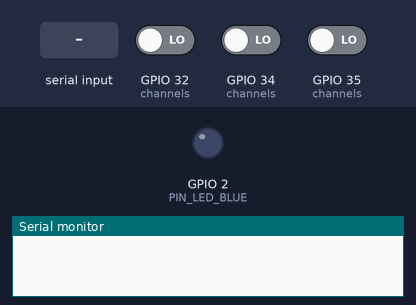
A program run on a simulated ESP32. Shown: output pins drawn as LEDs (lit = HIGH), the last lines printed to the serial monitor. Dashed ring = blinking. Inputs (shaded band) come from the test bench; at power-on: GPIO 32 (channels) LOW, GPIO 34 (channels) LOW, GPIO 35 (channels) LOW.

Above: at 0.0 s.
At 0.75 s:
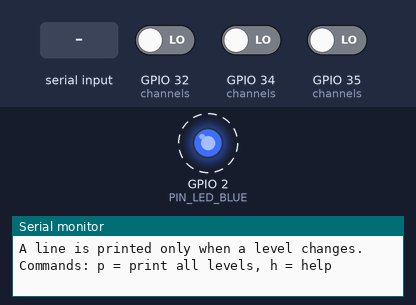
1.6 s: GPIO 32 (channels) driven HIGH
4.6 s: "p" received over Serial
7.6 s: GPIO 32 (channels) driven LOW
Timing chart, 0 to 16.6 s (numbered marks = the images above; inputs shaded):
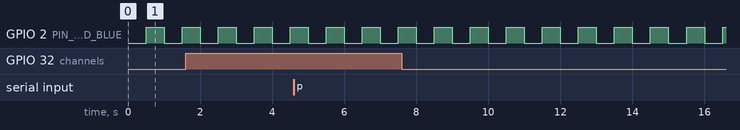

The program:

main.cpp
```cpp
// =============================================================================
// T03 - 74LVC245 level shifter test, Part B
// -----------------------------------------------------------------------------
// Goal: prove that a 5 V signal on the chip's A side arrives at the ESP32 as a
// clean 3.3 V logic level on the B side, for all three channels the encoder
// will use in T4.
//
//   Test jumper   74LVC245          ESP32 pin   (later in T4)
//   A1 (pin 2)  -> B1 (pin 18)  ->  GPIO35      encoder B
//   A2 (pin 3)  -> B2 (pin 17)  ->  GPIO34      encoder A
//   A3 (pin 4)  -> B3 (pin 16)  ->  GPIO32      encoder X (index)
//
// You move each A jumper between the 5V rail and the GND rail. The serial
// monitor prints a line ONLY when a level changes. The RGB LED mixes the three
// levels: red = A1 HIGH, green = A2 HIGH, blue = A3 HIGH.
//   Start position (A1 = 5V, A2 = 5V, A3 = GND) -> red + green = YELLOW.
//
// Serial commands: p = print all levels now, h = help
// =============================================================================

#include <Arduino.h>

// ---- Pins -------------------------------------------------------------------
constexpr uint8_t PIN_LED_BLUE = 2;    // on-board LED "IO2" (heartbeat)
constexpr uint8_t PIN_LED_RGB  = 16;   // on-board WS2812 RGB LED

struct Channel {
  const char* name;      // which test jumper feeds this channel
  uint8_t     pin;       // ESP32 input pin (B side of the 74LVC245)
  bool        stable;    // last accepted (debounced) level
  bool        raw;       // last raw reading
  uint32_t    rawSinceMs;      // when the raw reading last changed
  uint16_t    rawChanges;      // raw changes counted in the current second
};

// GPIO34/35 are input-only. GPIO32 is a normal pin; we still use plain INPUT
// (no pull-up), because the 74LVC245 output always drives the line.
// GPIO39 is NOT used: on the ESP32 it can be pulled low for ~80 ns when the
// ADC/Wi-Fi powers up (Espressif errata 3.11), which could fake an index pulse.
Channel channels[] = {
  { "A1 -> B1 -> GPIO35", 35, false, false, 0, 0 },
  { "A2 -> B2 -> GPIO34", 34, false, false, 0, 0 },
  { "A3 -> B3 -> GPIO32", 32, false, false, 0, 0 },
};
constexpr size_t NUM_CH = sizeof(channels) / sizeof(channels[0]);

// ---- Timing -----------------------------------------------------------------
constexpr uint32_t SAMPLE_INTERVAL_MS = 1;     // read the pins every 1 ms
constexpr uint32_t DEBOUNCE_MS        = 20;    // a level must stay 20 ms to count
constexpr uint32_t BLINK_INTERVAL_MS  = 500;   // heartbeat
constexpr uint16_t UNSTABLE_LIMIT     = 20;    // > 20 raw changes per second = suspicious
constexpr uint8_t  RGB_LEVEL          = 20;    // 0..255, kept low

uint32_t lastSampleMs = 0;
uint32_t lastBlinkMs  = 0;
uint32_t lastSecondMs = 0;
bool     blueLedOn    = false;

// -----------------------------------------------------------------------------
const char* levelText(bool level) { return level ? "HIGH" : "LOW "; }

void showRgb() {
  neopixelWrite(PIN_LED_RGB,
                channels[0].stable ? RGB_LEVEL : 0,    // red   = A1
                channels[1].stable ? RGB_LEVEL : 0,    // green = A2
                channels[2].stable ? RGB_LEVEL : 0);   // blue  = A3
}

void printAll() {
  Serial.println();
  for (size_t i = 0; i < NUM_CH; i++) {
    Serial.printf("  %s : %s\n", channels[i].name, levelText(channels[i].stable));
  }
}

void printHelp() {
  Serial.println();
  Serial.println(F("Move the A1 / A2 / A3 jumpers between the 5V and GND rails."));
  Serial.println(F("A line is printed only when a level changes."));
  Serial.println(F("Commands: p = print all levels, h = help"));
}

void handleSerialCommand() {
  if (!Serial.available()) return;
  char c = (char)Serial.read();
  if (c == 'p') printAll();
  else if (c == 'h') printHelp();
}

// Read all pins once; accept a new level only after it stayed for DEBOUNCE_MS.
// (Moving a jumper by hand makes the line bounce and float for a moment.)
void sampleChannels(uint32_t now) {
  for (size_t i = 0; i < NUM_CH; i++) {
    Channel& ch = channels[i];
    bool level = digitalRead(ch.pin) == HIGH;
    if (level != ch.raw) {
      ch.raw = level;
      ch.rawSinceMs = now;
      ch.rawChanges++;
    }
    if (ch.raw != ch.stable && now - ch.rawSinceMs >= DEBOUNCE_MS) {
      ch.stable = ch.raw;
      Serial.printf("%s : %s -> %s\n", ch.name, levelText(!ch.stable), levelText(ch.stable));
      showRgb();
    }
  }
}

// Once per second: warn if a pin changed far too often (loose wire or floating input).
void checkStability(uint32_t now) {
  if (now - lastSecondMs < 1000) return;
  lastSecondMs = now;
  for (size_t i = 0; i < NUM_CH; i++) {
    if (channels[i].rawChanges > UNSTABLE_LIMIT) {
      Serial.printf("WARNING %s: %u changes in 1 s -> loose wire or input floating?\n",
                    channels[i].name, channels[i].rawChanges);
    }
    channels[i].rawChanges = 0;
  }
}

// -----------------------------------------------------------------------------
void setup() {
  Serial.begin(115200);
  delay(300);

  pinMode(PIN_LED_BLUE, OUTPUT);
  for (size_t i = 0; i < NUM_CH; i++) {
    pinMode(channels[i].pin, INPUT);
    channels[i].raw = channels[i].stable = digitalRead(channels[i].pin) == HIGH;
  }

  Serial.println();
  Serial.println(F("=== T03 74LVC245 level shifter test ==="));
  printAll();
  printHelp();
  showRgb();
}

void loop() {
  uint32_t now = millis();

  if (now - lastSampleMs >= SAMPLE_INTERVAL_MS) {
    lastSampleMs = now;
    sampleChannels(now);
  }

  checkStability(now);

  if (now - lastBlinkMs >= BLINK_INTERVAL_MS) {
    lastBlinkMs = now;
    blueLedOn = !blueLedOn;
    digitalWrite(PIN_LED_BLUE, blueLedOn ? HIGH : LOW);
  }

  handleSerialCommand();
}
```

Measured:
- by itself, GPIO 2 (PIN_LED_BLUE): alternates HIGH for 0.50 s and LOW for 0.50 s
